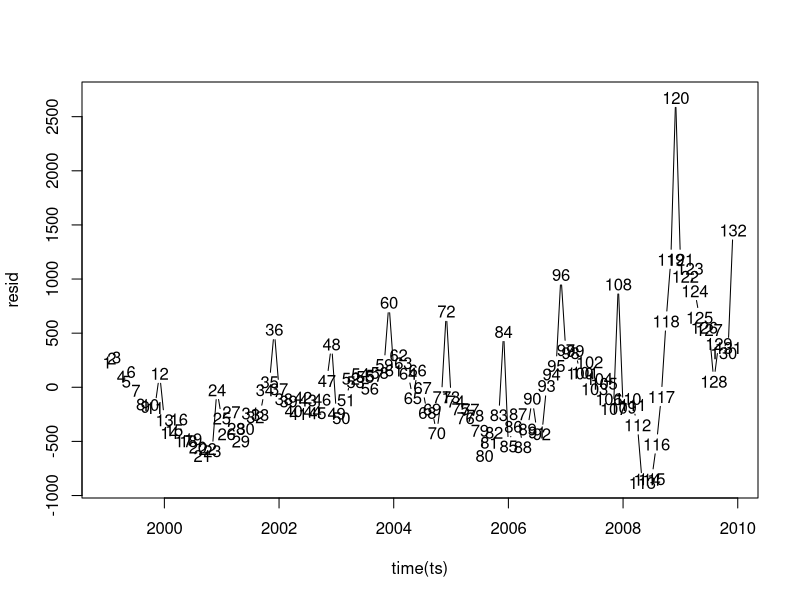
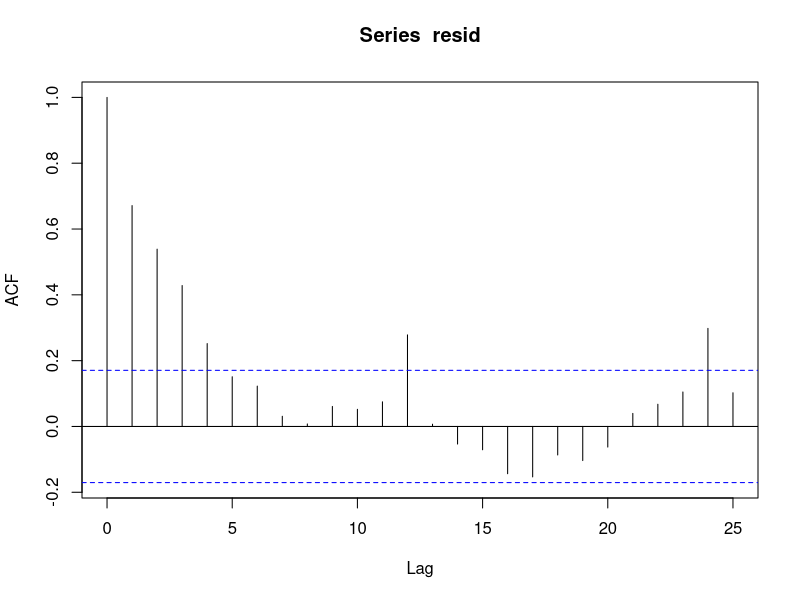
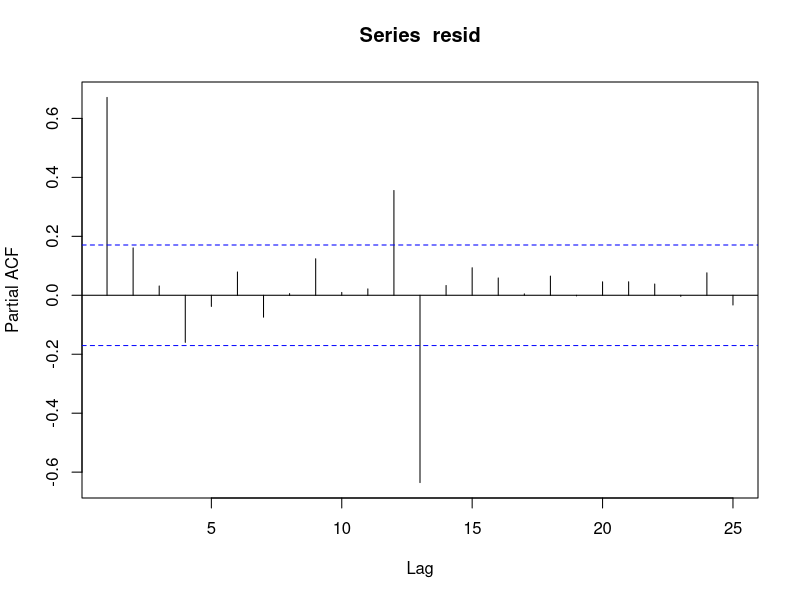
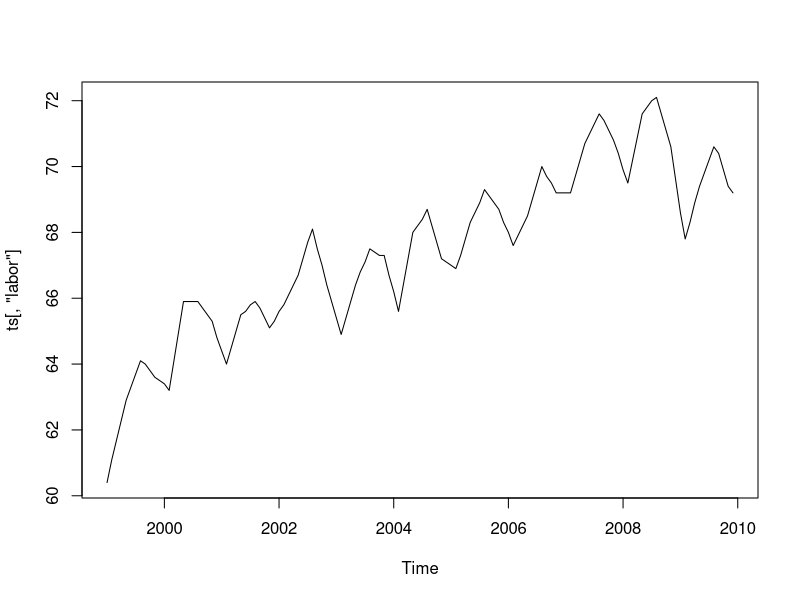
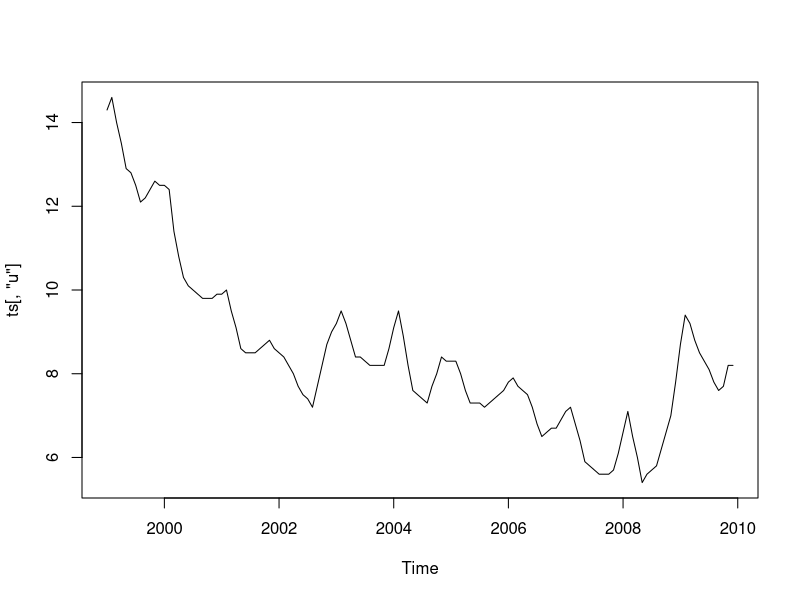
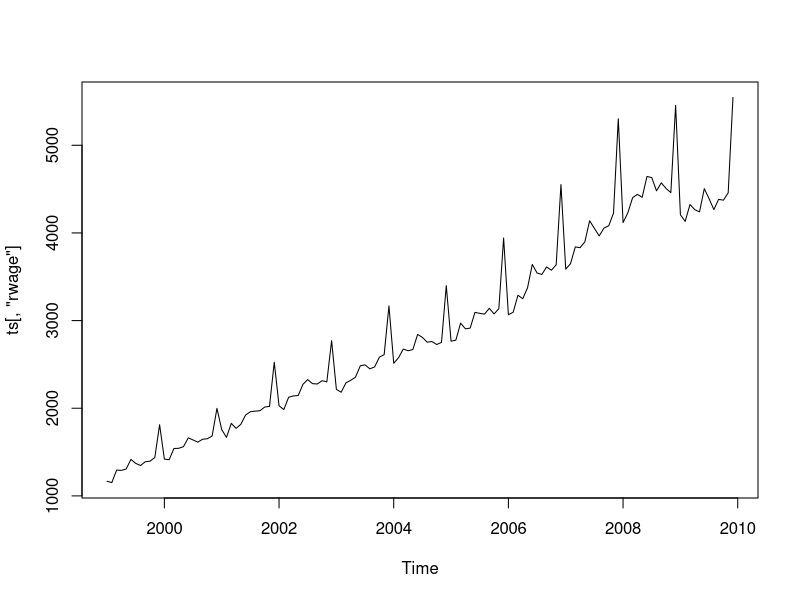
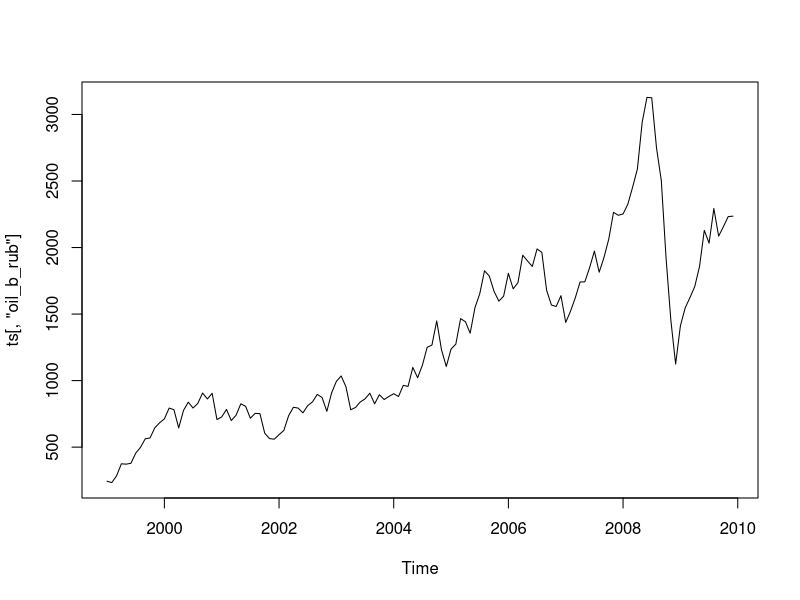
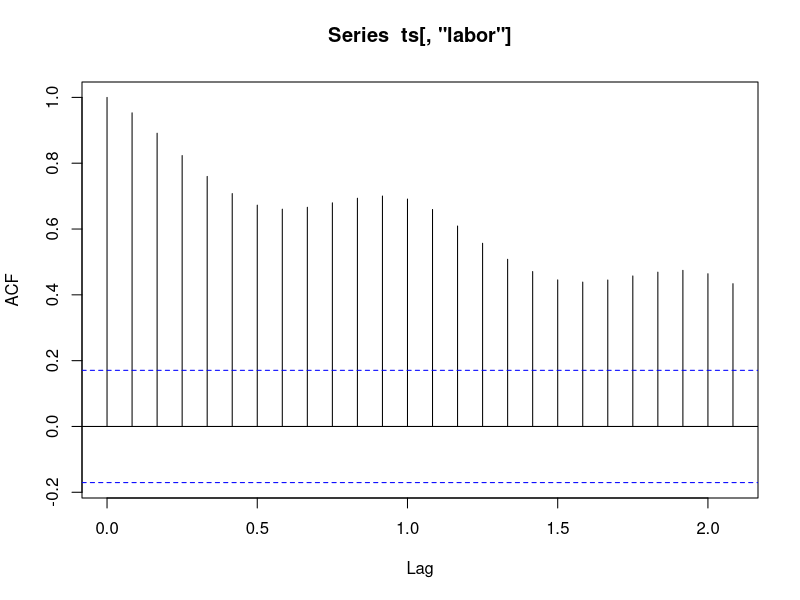

Recreate these plots in R, in order.
## ---- chunk 1
knitr::opts_chunk$set(echo = TRUE)
## ---- chunk 2
library(tidyverse)
library(haven) #чтение .dta файлов

df <- read_dta(file = "crisis.dta")
ts <- ts(df[,c("labor", "oil_b_rub", "rwage", "u")], start = c(1999, 1), end = c(2009, 12), frequency = 12)
## ---- chunk 3
lin_m1 <- lm(ts[,"rwage"] ~ ts[,"oil_b_rub"] + ts[,"u"])
summary(lin_m1)
## ---- chunk 4
resid <- resid(lin_m1)
plot(time(ts), resid)
## ---- chunk 5

## ---- chunk 6

## ---- chunk 7

## ---- chunk 8
acf(resid, lag.max = 25)
pacf(resid, lag.max = 25)
## ---- chunk 9
plot(ts[,"labor"])
plot(ts[,"u"])
plot(ts[,"rwage"])
plot(ts[,"oil_b_rub"])
## ---- chunk 10
acf(ts[,"labor"], lag.max = 25)
pacf(ts[,"labor"], lag.max = 25)
acf(diff(ts[,"labor"]), lag.max = 25)
pacf(diff(ts[,"labor"]), lag.max = 25)
## ---- chunk 11
acf(ts[,"u"], lag.max = 25)
pacf(ts[,"u"], lag.max = 25)
acf(diff(ts[,"u"]), lag.max = 25)
pacf(diff(ts[,"u"]), lag.max = 25)
## ---- chunk 12
acf(ts[,"rwage"], lag.max = 25)
pacf(ts[,"rwage"], lag.max = 25)
acf(diff(ts[,"rwage"]), lag.max = 25)
pacf(diff(ts[,"rwage"]), lag.max = 25)
## ---- chunk 13
acf(ts[,"oil_b_rub"], lag.max = 25)
pacf(ts[,"oil_b_rub"], lag.max = 25)
acf(diff(ts[,"oil_b_rub"]), lag.max = 25)
pacf(diff(ts[,"oil_b_rub"]), lag.max = 25)
## ---- chunk 14

## ---- chunk 15
arima_1 <- arima(ts[,"labor"], order = c(1, 0, 1))
arima_1
